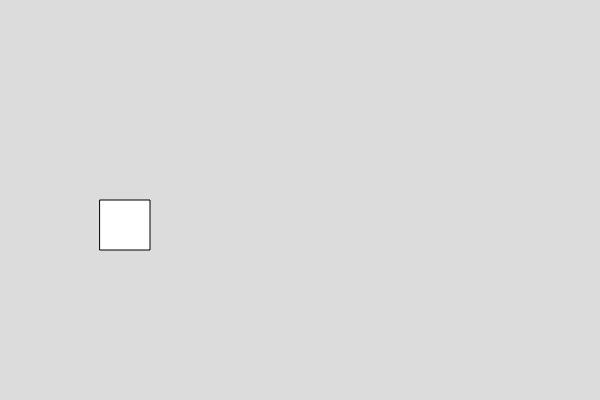
Frame 1 (no input)
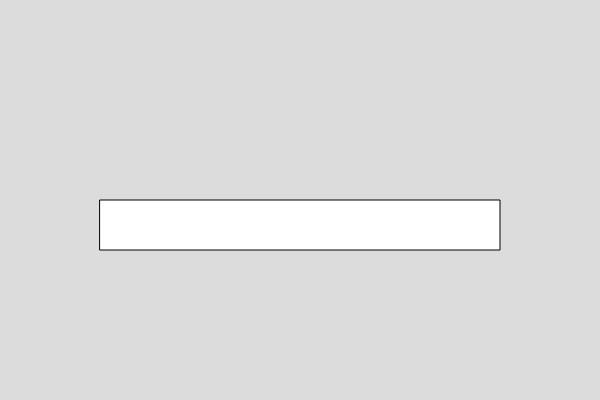
Frame 60 (no input)
Frame 120 (the mouse pressed at the canvas centre since frame 60): identical to frame 60, image omitted

The p5.js sketch that drew these frames (run headless with seeded random() and noise() and a simulated clock; from frame 60 on, the mouse is pressed at the canvas centre):

// p5.js sketch
// ── sketch.js

var box1;

function setup() {
  createCanvas(600, 400);
box1 = new Box();

}

function draw() {
  background(220);
box1.show();
box1.set_width();

}


// ── box.js
class Box
  {
    constructor()
    {
      this.x =100;
      this.y = 200
      this.w = 50;
      this.h = 50;
    }
    
    show()
    {
      rect(this.x,this.y,this.w,this.h)
    }
    
    //write function to set the width of the box
    set_width (w){
      this.w = 400;

    }
  }

  
